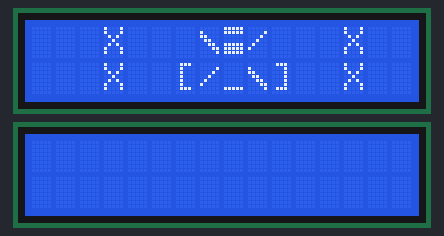
A sketch run on a simulated Arduino Uno, built with avr-gcc and run on an emulated ATmega328P. Shown: 2 × 16×2 character LCD.

Above: at 1.2 s.
At 8.2 s:
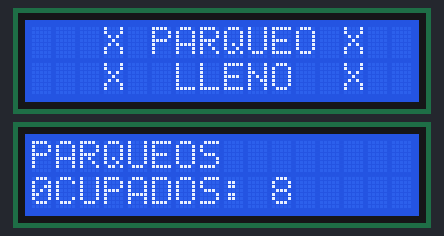
At 11.1 s:
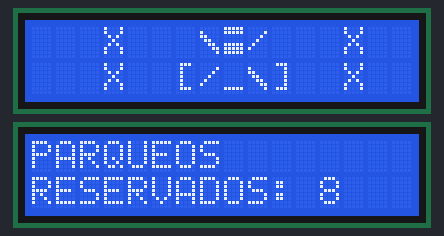
At 19.6 s:
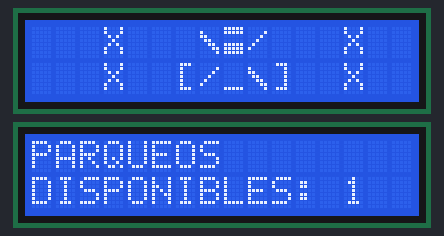
At 35.1 s:
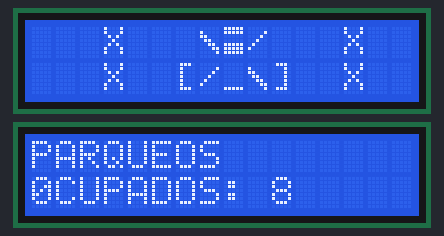
At 38.6 s:
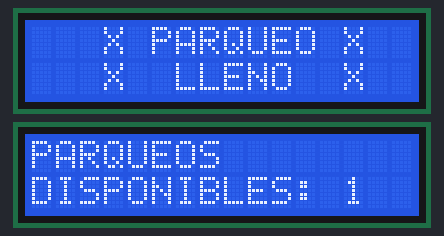

Measured:
- what the display in image 0 shows lasts 3.9 s, from 1.1 s to 5.0 s
- what the display in image 1 shows lasts 1.9 s, from 8.1 s to 10.0 s
- what the display in image 2 shows lasts 3.0 s, from 11.0 s to 14.0 s
- what the display in image 3 shows lasts 1.4 s, from 19.6 s to 21.0 s
- what the display in image 4 shows lasts 2.6 s, from 35.0 s to 37.6 s

The sketch:

LCD_.ino
```cpp
// ---------------------------------PARA LCD-------------------------
// libreria para el manejo de LCD
#include <LiquidCrystal.h>

// asignamos los pines de salida del arduino
const int rs1 = 13, en1 = 12, d41 = 11, d51 = 10, d61 = 9, d71 = 8;
const int rs2 = 7, en2 = 6, d42 = 5, d52 = 4, d62 = 3, d72 = 2;
// inicializamos el objeto LCD
LiquidCrystal lcd(rs1, en1, d41, d51, d61, d71);
// la lcd2 solo es para fines de pruebas y poder ver las dos opciones
LiquidCrystal lcd2(rs2, en2, d42, d52, d62, d72);

// Creamos los array que utiliza la funicion createChar()
// Creamos los caracteres epeciales para el carro
byte carchar4[8]= {B00000,B00000,B01110,B11111,B11011,B11111,B01110,B00000};
byte carchar5[8]={B11111,B11111,B00011,B00011,B00011,B11111,B11111,B00000};
byte carchar7[8]={B11111,B11111,B00000,B00000,B11111,B11111,B11111,B00000};
byte carchar8[8]={B11111,B11111,B00000,B00000,B11111,B11111,B11111,B00000};
byte carchar9[8]={B11000,B11110,B00110,B00011,B01111,B01111,B01111,B01111};

// Creamos las flechas
byte arrowchar[8]={B00100, B01110, B11111, B01110, B01110,B01110,B00000,B00000};
byte arrowchar2[8]={B00100, B00110, B11111, B11111, B00110,B00100,B00000,B00000};
// Creamos la barra invertida
byte negchar[8]={ B00000,B10000,B11000,B01100,B00110,B00011,B00001,B00000};

int Parqueos_Disponibles = 1;
int Parqueos_Reservados = 8;
int Parqueos_Ocupados = 8;


unsigned long  TiempoAnterior;

// para los delay en intervalos usando millis
#define INTERVALO_MENSAJE1 5000
#define INTERVALO_MENSAJE2 7000
#define INTERVALO_MENSAJE3 11000
#define INTERVALO_MENSAJE4 15000
unsigned long tiempo_1 = 0;
unsigned long tiempo_2 = 0;
unsigned long tiempo_3 = 0;
unsigned long tiempo_4 = 0;


// --------------------------------------FIN PARA LCD ------------------------------
void setup() {
  //------------------------------------------SETUP LCD-----------------
  // indicamos el tamaño del display
  lcd2.begin(16,2);
    // inicializamos la pantalla indicando filas y columnas
  lcd.begin(16,2);
  // asignamos un numero a la funcion createChar seguido de el nombre de el array creado
  lcd2.createChar(2,arrowchar);
  lcd2.createChar(3,arrowchar2);
  lcd2.createChar(4,carchar4);
  lcd2.createChar(5,carchar5);
  lcd2.createChar(6,negchar);
  lcd2.createChar(7,carchar7);
  lcd2.createChar(8,carchar8);
  lcd2.createChar(9,carchar9);


  // Este es un nuevo caracter
  lcd.createChar(6,negchar);

  // Creamos las flechas
  lcd.createChar(2,arrowchar);
  lcd.createChar(3,arrowchar2);

 //Creamos las partes del carro
  lcd.createChar(4,carchar4);
  lcd.createChar(5,carchar5);
  lcd.createChar(7,carchar7);
  lcd.createChar(8,carchar8);
  lcd.createChar(9,carchar9);


  TiempoAnterior = millis();

  //--------------------------------FIN SETUP LCD---------------------------------

}

void loop() {
  //-----------------------------------LOOP-------------------------

  if(Parqueos_Disponibles==0){
      if(millis()-TiempoAnterior >= 1000){
        TiempoAnterior = millis();
    // limpiamos la pantalla LCD
    lcd.clear();
  lcd.setCursor(6,1);
  lcd.write("[");
  lcd.setCursor(7,1);
  lcd.write("/");
  lcd.setCursor(8,1);
  lcd.write("_");
  lcd.setCursor(9,1);
  lcd.write(6);
  lcd.setCursor(10,1);
  lcd.write("]");
  lcd.setCursor(7,0);
  lcd.write(6);
  lcd.setCursor(8,0);
  lcd.write(8);
  lcd.setCursor(9,0);
  lcd.write("/");
  lcd.setCursor(13,1);
  lcd.write("X");
  lcd.setCursor(13,0);
  lcd.write("X");
  lcd.setCursor(3,1);
  lcd.write("X");
  lcd.setCursor(3,0);
  lcd.write("X");
  }
  if(millis()-TiempoAnterior >= 1000){
    TiempoAnterior = millis();
    lcd.clear();
  lcd.setCursor(5,0);
  lcd.write("PARQUEO");
  lcd.setCursor(6,1);
  lcd.write("LLENO");
   lcd.setCursor(13,1);
  lcd.write("X");
  lcd.setCursor(13,0);
  lcd.write("X");
  lcd.setCursor(3,1);
  lcd.write("X");
  lcd.setCursor(3,0);
  lcd.write("X");


  }


  }else{

      // son if para no utilizar delay ya que el delay pausa todo el codigo
      // por lo tanto se utilizaron los millies
      if(millis() > tiempo_1 + INTERVALO_MENSAJE1){
        tiempo_1 = millis();
      lcd.setCursor(0,0);
      lcd.print("PARQUEOS ");
      lcd.setCursor(0,1);
      lcd.print("DISPONIBLES: ");
      lcd.print(Parqueos_Disponibles);


    }

    if(millis() > tiempo_2 + INTERVALO_MENSAJE2){
        tiempo_2 = millis();
        lcd.clear();
      lcd.setCursor(0,0);
      lcd.print("PARQUEOS ");
      lcd.setCursor(0,1);
      lcd.print("0CUPADOS: ");
      lcd.print(Parqueos_Ocupados);


    }

    if(millis() > tiempo_3 + INTERVALO_MENSAJE3){
        tiempo_3 = millis();
        lcd.clear();
        lcd.setCursor(0,0);
        lcd.print("PARQUEOS ");
        lcd.setCursor(0,1);
        lcd.print("RESERVADOS: ");
        lcd.print(Parqueos_Reservados);


    }
    if(millis() > tiempo_4 + INTERVALO_MENSAJE4){
        tiempo_4 = millis();
        // Este ciclo for es para el desplazamiento a la derecha
      for(int i= 0; i<24;i++){
      // idicamos la posicion de el caracter en el display + i
      // Como i va aumentando los caracteres se empiezan a desplazar
      lcd.setCursor(1+i,1);
      // Escribimos sobre la LCD
      lcd.write("[");
      lcd.setCursor(2+i,1);
      lcd.write(4);
      lcd.setCursor(3+i,1);
      lcd.write("_");
      lcd.setCursor(4+i,1);
      lcd.write(4);
      lcd.setCursor(5+i,1);
      lcd.write("]");
      lcd.setCursor(2+i,0);
      lcd.write("/");
      lcd.setCursor(3+i,0);
      lcd.write(8);
      lcd.setCursor(4+i,0);
      lcd.write(9);
      lcd.setCursor(7+i,1);
      lcd.write(3);
      lcd.setCursor(7+i,0);
      lcd.write(3);
      // Estas son las flechas
      lcd.setCursor(15,0);
      lcd.write(2);
      lcd.setCursor(15,1);
      lcd.write(2);

      lcd.setCursor(-9+i,0);
      lcd.write("AVANCE");

      lcd.setCursor(i,1);
      lcd.write(3);
      lcd.setCursor(i,0);
      lcd.write(3);
      delay(100);

      // leugo se borra

      lcd.clear();


  }// fin del for
    }// fin del delay

  }// fin de else
  // esta zona es apra fines de prueba y poder ver las dos animaciones
// no colocar en la documentacion
 if(millis()-TiempoAnterior >= 1000){
        TiempoAnterior = millis();
    // limpiamos la pantalla LCD
    lcd2.clear();
  lcd2.setCursor(6,1);
  lcd2.write("[");
  lcd2.setCursor(7,1);
  lcd2.write("/");
  lcd2.setCursor(8,1);
  lcd2.write("_");
  lcd2.setCursor(9,1);
  lcd2.write(6);
  lcd2.setCursor(10,1);
  lcd2.write("]");
  lcd2.setCursor(7,0);
  lcd2.write(6);
  lcd2.setCursor(8,0);
  lcd2.write(8);
  lcd2.setCursor(9,0);
  lcd2.write("/");
  lcd2.setCursor(13,1);
  lcd2.write("X");
  lcd2.setCursor(13,0);
  lcd2.write("X");
  lcd2.setCursor(3,1);
  lcd2.write("X");
  lcd2.setCursor(3,0);
  lcd2.write("X");
  }
  if(millis()-TiempoAnterior >= 1000){
    TiempoAnterior = millis();
    lcd2.clear();
  lcd2.setCursor(5,0);
  lcd2.write("PARQUEO");
  lcd2.setCursor(6,1);
  lcd2.write("LLENO");
   lcd2.setCursor(13,1);
  lcd2.write("X");
  lcd2.setCursor(13,0);
  lcd2.write("X");
  lcd2.setCursor(3,1);
  lcd2.write("X");
  lcd2.setCursor(3,0);
  lcd2.write("X");


  }


// ------------------------------FIN LOOP LCD--------------------------------
}
```
